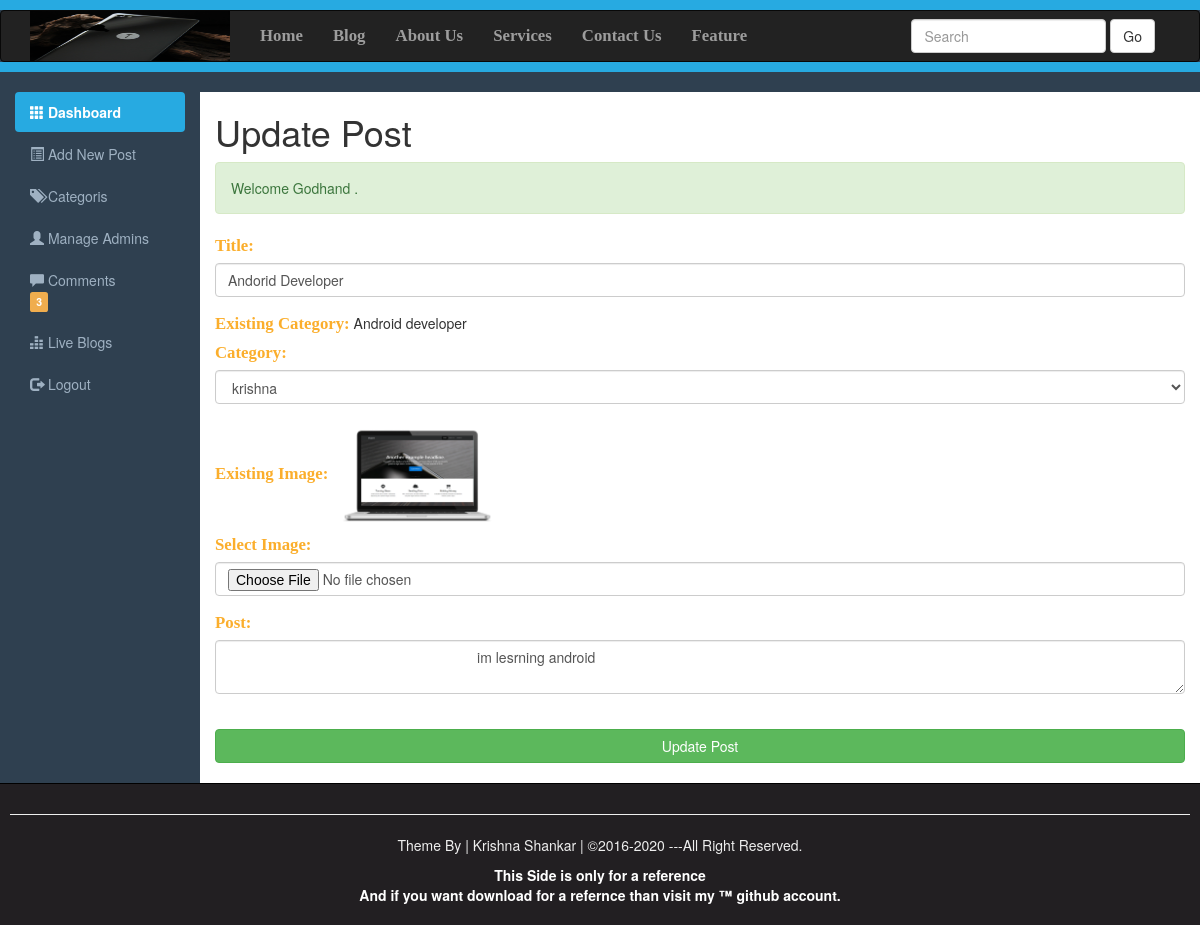
Page /EditPost.php?Edit=12 (signed in) on the committed database.
### tables this page shows
CREATE TABLE `admin_panel` (
  `id` int(10) NOT NULL,
  `datetime` varchar(50) NOT NULL,
  `title` varchar(200) NOT NULL,
  `category` varchar(100) NOT NULL,
  `author` varchar(100) NOT NULL,
  `image` varchar(200) NOT NULL,
  `post` varchar(10000) NOT NULL
);

### EditPost.php (the view, shortened to what this page needs)
<?php require_once("Include/Sessions.php"); ?>
<?php require_once("Include/Functions.php"); ?>
<!DOCTYPE html>
<html>
<head>
	<link rel="stylesheet" type="text/css" href="css/bootstrap.min.css">
	<link rel="stylesheet" type="text/css" href="css/adminstyles.css">
</head>
<body>
<div style="height: 10px; background: #27aae1;"></div>
<nav class="navbar navbar-expand-md navbar-inverse fixed-top" role="navigation">
	<div class="container">
		<div class="navbar-header">
		<a href="Blog.php" class="navbar-brand">
			<img style="margin-top: -15px;" src="images/image1.jpg" width="200" height="50">
		</a>
		</div>
		<div class="collapse navbar-collapse" id="collapse">
		<ul class="nav navbar-nav">
			<li class="nav-item"><a href="#">Home</a></li>
			<li class="nav-item" class="active"><a href="Blog.php" target="_blank">Blog</a></li>
			<li class="nav-item"><a href="#">About Us</a></li>
			<li class="nav-item"><a href="#">Services</a></li>
			<li class="nav-item"><a href="#">Contact Us</a></li>
			<li class="nav-item"><a href="#">Feature</a></li>
		</ul>
		<form action="Blog.php" class="navbar-form navbar-right">
			<div class="form-group">
				<input class="form-control" type="text" name="Search" placeholder="Search">
			</div>
			<button class="btn btn-default" name="SearchButton">Go</button>
		</form>
		</div>
	</div>
</nav>
<div class="Line" style="height: 10px; background: #27aae1;"></div>
<br>
<div class="container-fluid">
	<div class="row">
		<div class="col-sm-2">
			<ul id="Side_Menu" class="nav nav-pills nav-stacked">
				<li class="active"><a href="dashboard.php"><span class="glyphicon glyphicon-th"></span>&nbsp;Dashboard</a></li>
				<li><a href="AddNewPost.php"><span class="glyphicon glyphicon-list-alt"></span>&nbsp;Add New Post</a></li>
				<li><a href="categories.php"><span class="glyphicon glyphicon-tags"></span>&nbsp;Categoris</a></li>
				<li><a href="Admins.php"><span class="glyphicon glyphicon-user"></span>&nbsp;Manage Admins</a></li>
				<li><a href="Comments.php"><span class="glyphicon glyphicon-comment"></span>&nbsp;Comments
					<?php
						$QueryTotalUnApproved="select count(*) from comment where status='off' ";
						$ExecuteTotalUnApproved=mysqli_query($Connection, $QueryTotalUnApproved);
						$RowsTotalUnApproved=mysqli_fetch_array($ExecuteTotalUnApproved);
						$TotalUnApproved=array_shift($RowsTotalUnApproved);
						if ($TotalUnApproved>0) {
					?>
					<span>&nbsp;&nbsp;&nbsp;&nbsp;&nbsp;&nbsp;&nbsp;&nbsp;&nbsp;&nbsp;&nbsp;</span>
					<span class="label label-warning"><?php echo $TotalUnApproved; ?></span>
					<?php } ?>
				</a></li>
				<li><a href="#"><span class="glyphicon glyphicon-equalizer"></span>&nbsp;Live Blogs</a></li>
				<li><a href="Logout.php"><span class="glyphicon glyphicon-log-out"></span>&nbsp;Logout</a></li>
			</ul>
		</div>
		<div class="col-sm-10">
			<h1>Update Post</h1>
			<div><?php
			echo SuccessMessage();
			?></div>
			<div>
			<?php
					$SearchQueryParameter=$_GET['Edit'];
					$Query="select * from admin_panel where id='$SearchQueryParameter'";
					$ExecuteQuery=mysqli_query($Connection,$Query);
					while ($DataRows=mysqli_fetch_array($ExecuteQuery)) {
						$TitleToBeUpdated=$DataRows["title"];
						$CategoryToBeUpdated=$DataRows["category"];
						$ImageToBeUpdated=$DataRows["image"];
						$PostToBeUpdated=$DataRows["post"];
				 	}
				 ?>
				<form action="EditPost.php?Edit=<?php echo $SearchQueryParameter; ?>" method="post" enctype="multipart/form-data">
					<fieldset>
						<div class="form-group">
							<label for="title"><span class="FieldInfo">Title:</span></label>
	 						<input value="<?php echo $TitleToBeUpdated; ?>" class="form-control" type="text" name="Title" id="title" placeholder="Title...">
						</div>
						<div class="form-group">
						<label for="categoryselect"><span class="FieldInfo">Existing Category:</span></label>
					 	<?php echo $CategoryToBeUpdated; ?>
						<br>
							<label for="categoryselect"><span class="FieldInfo">Category:</span></label>
					 		<select class="form-control" id="categoryselect" name="Category">
								<?php
									$ViewQuery="select * from category order by datetime desc";
									$Execute=mysqli_query($Connection, $ViewQuery);
									while ($DataRows=mysqli_fetch_array($Execute)) {
										$CategoryName=$DataRows["name"];
								 ?>
								 <option><?php echo $CategoryName; ?></option>
								 <?php } ?>
							</select>
						</div>
						<div class="form-group">
							<label for="Imageselect"><span class="FieldInfo">Existing Image:</span></label>
					 		<img src="Upload/<?php echo $ImageToBeUpdated; ?>" style="width: 170px;height: 70;">
							<br>
							<label for="Imageselect"><span class="FieldInfo">Select Image:</span></label>
							<input class="form-control" type="file" name="Image" id="imageselect">
						</div>
						<div class="form-group">
							<label for="postarea"><span class="FieldInfo">Post:</span></label>
							<textarea class="form-control" name="Post" id="postarea">
								<?php echo $PostToBeUpdated; ?>
							</textarea>
						</div>
						<br>
						<input class="btn btn-success btn-block" type="Submit" name="Submit" value="Update Post">
						<br>
					</fieldset>
				</form>
			</div>
			</div>
		</div>
	</div>
<div id="Footer">
	<hr><p>Theme By | Krishna Shankar | &copy;2016-2020 ---All Right Reserved.</p>
	<a style="color: white; text-decoration: none; cursor: pointer; font-weight: bold;" href="#" target="_blank">
		<p>This Side is only for a reference <br> And if you want download for a refernce than visit my &trade; github account.</hr></p>
	</a>
</div>
</body>
</html>

### css/adminstyles.css (style rules this page uses)
.navbar-nav li { font-weight: bold; font-family: Bitter,Georgia,Times,"Times New Roman",serif; font-size: 1.2em; }
.Line { margin-top: -20px; }
body { background-color: #2f4050; }
.col-sm-10 { background-color: #ffffff; }
#Side_Menu a { color: #9fb1c2; }
#Side_Menu .active a { color: #ffffff; background-color: #27AAE1; font-weight: bold; }
#Footer { padding: 10px; border-top: 1px solid black; color: #eeeeee; background-color: #221f22; text-align: center; }

### EditPost.php (style rules this page uses)
.FieldInfo { color:rgb(251, 174, 44); font-family: Bitter,Geogia,"Times New Roman",Times,serif; font-size: 1.2em; }

### rows in the picture
admin_panel: Title "Andorid Developer", category "Android developer", image (picture), Post "im lesrning android"

### other values in the picture
$TotalUnApproved "3"
SuccessMessage() "Welcome Godhand ."
form field Category "krishna"
